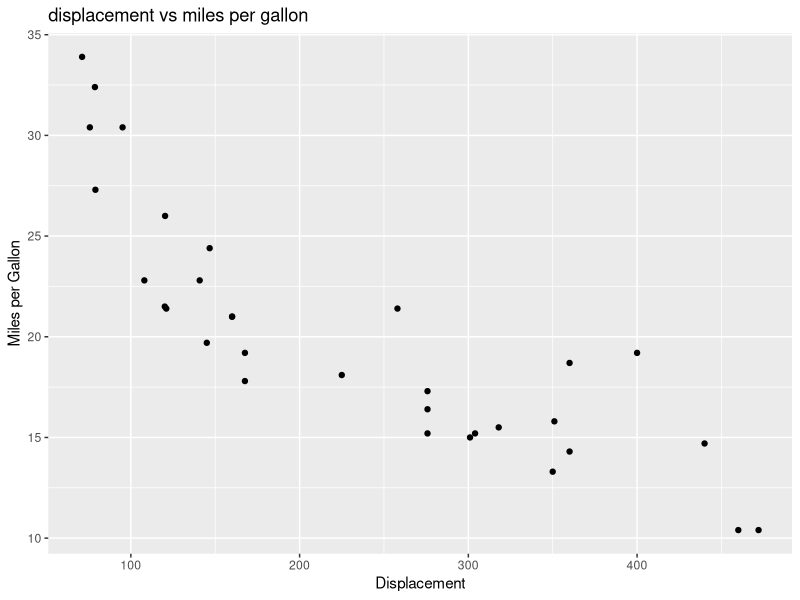
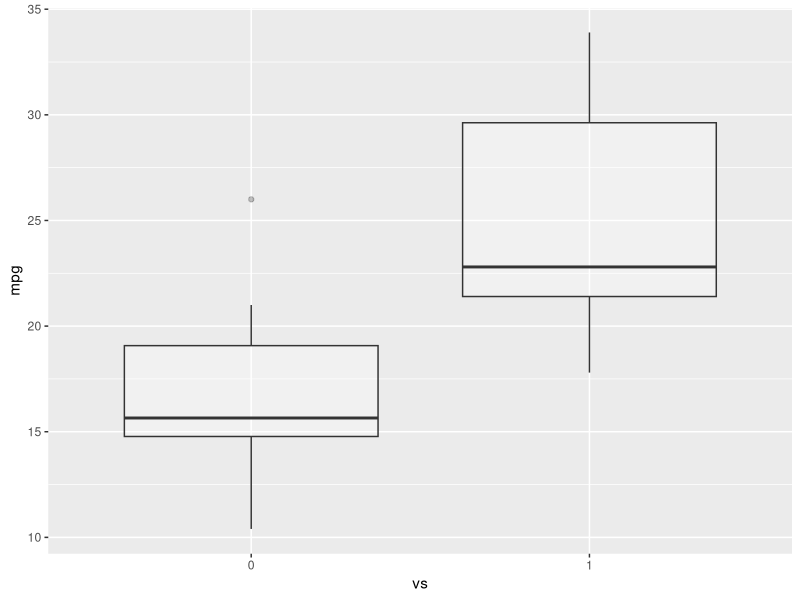
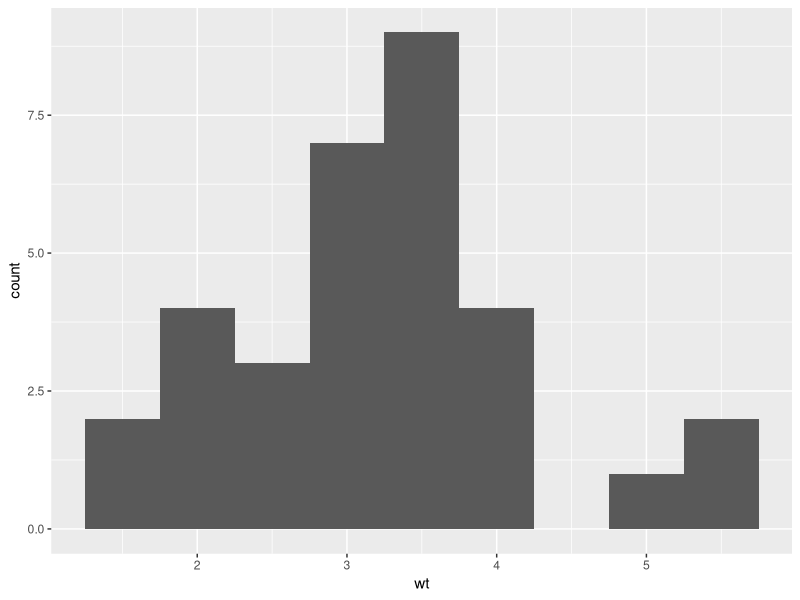

Recreate these plots in R, in order.
library(datasets)
library(ggplot2)

data(mtcars)
# View first 5 rows
head(mtcars, 5)

# create a scatterplot of displacement (disp) and miles per gallon (mpg)
ggplot(aes(x=disp,y=mpg,),data=mtcars)+geom_point()+ggtitle("displacement vs miles per gallon")+ labs(x = "Displacement", y = "Miles per Gallon")

#make vs a factor
#we use <- similar as to how we use = for assigning variables
#we use $ sign to access column
mtcars$vs <- as.factor(mtcars$vs)

# create boxplot of the distribution for v-shaped and straight Engine
ggplot(aes(x=vs, y=mpg), data = mtcars) + geom_boxplot(alpha=0.3) + theme(legend.position="none")
# we use alpha and theme to add color to the boxplots

#finally, we create the histogram of weight
ggplot(aes(x=wt),data=mtcars) + geom_histogram(binwidth=0.5)
